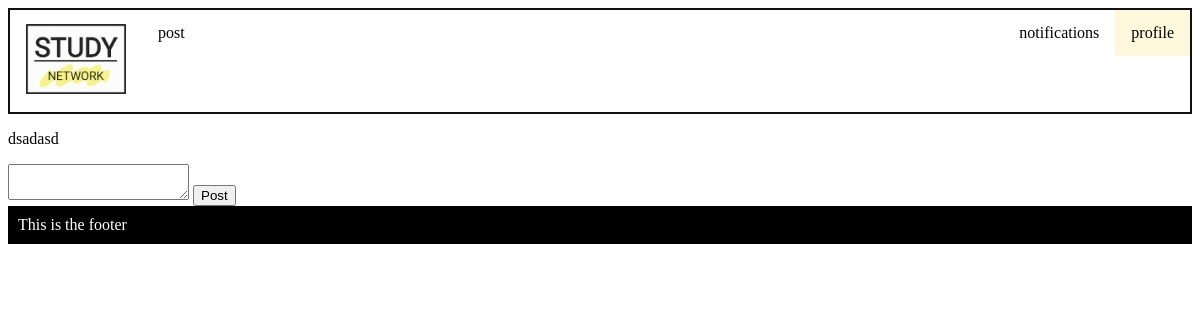
The app's page /comment/52 (signed in), older data.
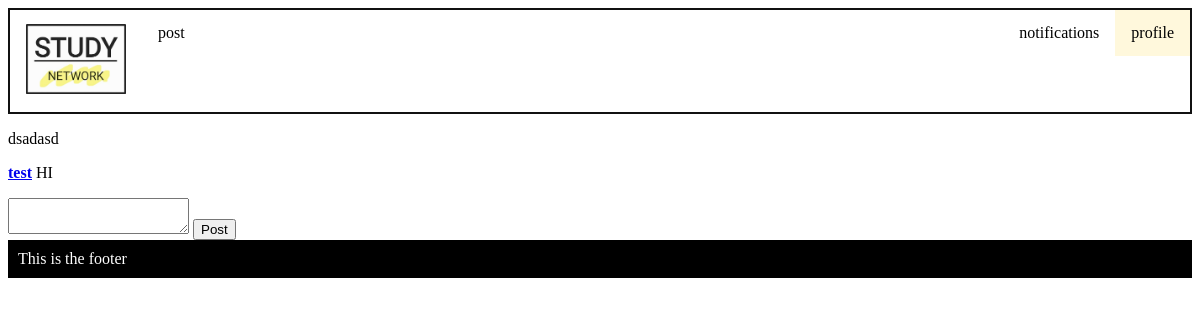
The same page, newer data.
### models.py (models this page shows)
class Comment(db.Model):
    __tablename__ = 'Comment'
    id = db.Column(db.Integer, primary_key=True)
    Post_id = db.Column(db.Integer, db.ForeignKey('Post.id'), nullable = False)
    User_id = db.Column(db.Integer, db.ForeignKey('User.id'), nullable = False)
    comment = db.Column(db.Text, nullable = False)
    user = db.relationship('Post', back_populates='posts')
    post = db.relationship('User', back_populates='users')

class User(db.Model):
    __tablename__ = 'User'
    id = db.Column(db.Integer, primary_key=True)
    username = db.Column(db.Text)
    email = db.Column(db.Text)
    password = db.Column(db.Text)
    user_post = db.relationship('Post', back_populates='post_user')
    notifications_user = db.relationship('Notification', back_populates='users_notification')
    users = db.relationship('Comment', back_populates='post')

### main.py (the view, shortened to what this page needs)
@app.route('/comment/<int:id>', methods=['GET', 'POST'])
def comment(id):
    form = Comment()
    post_info = db.session.query(models.Post).filter_by(id = id).first()
    user_info = db.session.query(models.User).filter_by(id = session['logged_in_user']).first()
    comments = db.session.query(models.Comment).filter_by(Post_id = id).all()
    if g.logged_in_user == None:
        return redirect(url_for('user'))
    elif request.method == 'GET':# display all the comments in the post
        if comments == Null:
            return render_template('comment.html', form=form, post_info=post_info)
        else:
            return render_template('comment.html', form=form, comments=comments, post_info=post_info)

### forms.py
class Comment(FlaskForm):
    comment = TextAreaField('Write your comment or reply here', validators=[DataRequired()])

### main.py (called while the page is built)
@app.before_request
def before_request():
    g.logged_in_user = None
    if 'logged_in_user' in session:
        g.logged_in_user = session['logged_in_user']

### templates/comment.html (shortened to what this page needs)
{% extends 'layout.html' %}
{% block content %}
<p>{{ post_info.discussion }}</p>
{% for comment in comments %}
    <p><a href="/profile/{{comment.post.id}}"><strong>{{comment.post.username}}</strong></a> {{ comment.comment }}</p>
{% endfor %}
<form method="POST" enctype="multipart/form-data">
    {{ form.comment }}
    <input type="submit" value="Post">
</form>
{% endblock %}

Row changes from the older to the newer data that the page shows:
added Comment: post.username "test", comment "HI"
